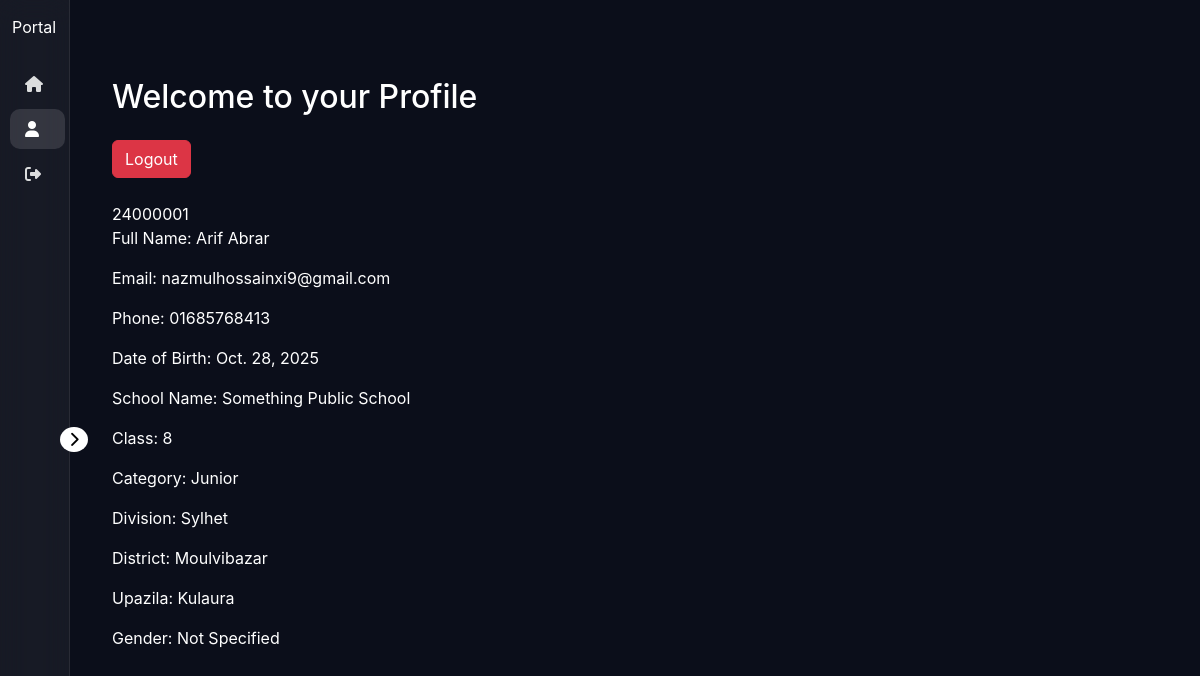
The app's page /profile/ (signed in), older data.
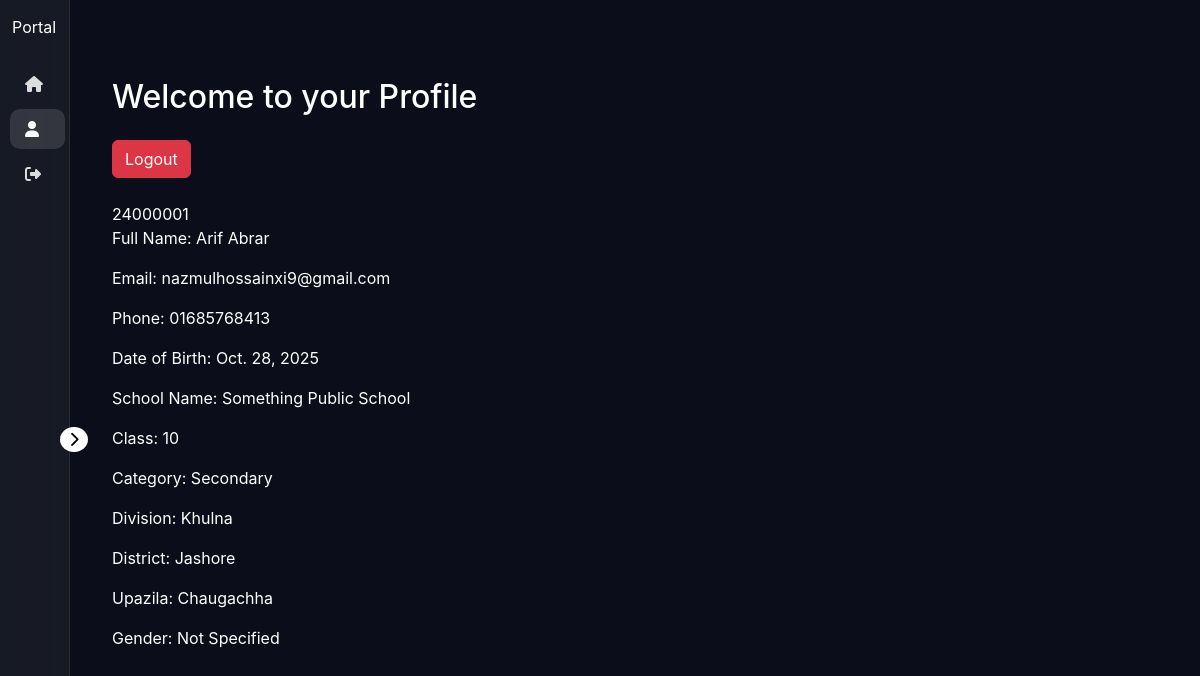
The same page, newer data.
### Registration/models.py (models this page shows, shortened)
class Student(models.Model):
    user = models.OneToOneField(
        User,
        on_delete=models.CASCADE,
        related_name="student_profile"
    )
    full_name = models.CharField(max_length=200, default="Unknown")
    school_name = models.CharField(max_length=200, default="Not Provided")
    phone = models.CharField(max_length=20, default="N/A")
    division = models.CharField(max_length=100, default="Not Selected")
    district = models.CharField(max_length=100, default="Not Selected")
    upazila = models.CharField(max_length=100, default="Not Selected")
    gender = models.CharField(max_length=20, default="Not Specified")
    student_class = models.CharField(max_length=20, default="Unknown")
    category_name = models.CharField(max_length=50, default="Unknown")
    dob = models.DateField(default=timezone.now)  # Prevent migration error
    created_at = models.DateTimeField(auto_now_add=True)
    updated_at = models.DateTimeField(auto_now=True)

### Registration/views.py (the view, shortened to what this page needs)
# urls.py: path("profile/", views.profile_view, name="profile"),
@never_cache
def profile_view(request):
    if not request.user.is_authenticated:
        messages.info(request, "Login First")
        return redirect("app:login")
        messages.info(request, "Login First")
        return redirect("app:login")
    year = active_year() + 1
    student = get_object_or_404(Student, user=request.user)
    show_update = request.GET.get("show_update")
    form = None
    profile = Student.objects.select_related('user').get(user=request.user)
    return render(
        request, "profile.html", {"form": form, "show_update": show_update, "year": year, "profile_info": profile}
    )

### Registration/models.py (called while the page is built)
def active_year():
    return getattr(settings, "ACTIVE_YEAR", timezone.now().year)

### Registration/templates/profile.html (shortened to what this page needs)
{% extends "base.html" %}
{% load static %}
{% block links %}
    <link rel="stylesheet" href="{% static 'css/profile.css' %}">
{% endblock links %}
{% block content %}
<div class="container my-5">
    <h2 class="mb-4">Welcome to your Profile</h2>
    <a href="{% url 'app:logout' %}" class="btn btn-danger mb-4">Logout</a>
    <br>{{ user.username }}
    <div class="profile-details">
        <p>Full Name: {{ profile_info.full_name }}</p>
        <p>Email: {{ user.email }}</p>
        <p>Phone: {{ profile_info.phone }}</p>
        <p>Date of Birth: {{ profile_info.dob }}</p>
        <p>School Name: {{ profile_info.school_name }}</p>
        <p>Class: {{ profile_info.student_class }}</p>
        <p>Category: {{ profile_info.category_name }}</p>
        <p>Division: {{ profile_info.division }}</p>
        <p>District: {{ profile_info.district }}</p>
        <p>Upazila: {{ profile_info.upazila }}</p>
        <p>Gender: {{ profile_info.gender }}</p>
    </div>
{% endblock %}

### Registration/templates/base.html (shortened to what this page needs)
{% load static %}
<!DOCTYPE html>
<html lang="en">
<head>
    <link href="https://cdn.jsdelivr.net/npm/bootstrap@5.3.2/dist/css/bootstrap.min.css" rel="stylesheet">
    <link href="https://cdnjs.cloudflare.com/ajax/libs/font-awesome/6.5.0/css/all.min.css" rel="stylesheet">
    <link rel="stylesheet" href="{% static 'css/base.css' %}">
    {% block links %}{% endblock links %}
</head>
<body>
<div id="layout">
    <aside id="sidebar" class="glass">
        <div class="sidebar-top">
            <div class="logo">
                <span>Portal</span>
            </div>
            <button id="toggleSidebar" class="toggle-btn ">
                <i class="fa-solid fa-chevron-right"></i>
            </button>
        </div>
        <nav class="menu">
            <a href="{% url 'app:home' %}"
               class="menu-item {% if request.resolver_match.url_name == 'home' %}active{% endif %}">
                <i class="fa-solid fa-house"></i>
            </a>
            {% if request.user.is_authenticated %}
                <a href="{% url 'app:profile' %}"
                class="menu-item {% if request.resolver_match.url_name == 'profile' %}active{% endif %}">
                    <i class="fa-solid fa-user"></i>
                </a>
                <a href="{% url 'app:logout' %}" class="menu-item">
                    <i class="fa-solid fa-right-from-bracket"></i>
                </a>
            {% endif %}
        </nav>
    </aside>
    <main id="content">
        {% block content %}{% endblock content %}
    </main>
    <div class="toast-container position-fixed top-0 end-0 p-3" style="z-index: 1100;">
    </div>
</div>
</body>
</html>

### static/css/base.css (style rules this page uses)
:root { --blue: #4d9bff; --blue-hover: rgba(77, 155, 255, 0.25); --blue-active: rgba(77, 155, 255, 0.35); --sidebar-width: 70px; --sidebar-expanded: 220px; }
body { background: #0b0e1a; margin: 0; font-family: "Inter", sans-serif; color: white; }
#layout { display: flex; width: 100%; min-height: 100vh; }
#sidebar { width: var(--sidebar-width); height: 100vh; backdrop-filter: blur(14px); background: rgba(255, 255, 255, 0.05); border-right: 1px solid rgba(255, 255, 255, 0.08); transition: width 0.25s ease; position: fixed; left: 0; top: 0; padding-top: 15px; display: flex; flex-direction: column; z-index: 1000; }
.sidebar-top { display: flex; align-items: center; justify-content: space-between; padding: 0 12px; }
.toggle-btn { z-index: 1100; background: none; border: none; color: white; padding: 4px; cursor: pointer; transition: transform 0.25s ease; }
.toggle-btn i { margin: 50vh 0; padding: 5px 9px; background-color: white; color: black; position: absolute; border-radius: 100%; font-size: 15px; font-weight: 600; transition: transform 0.25s ease; }
.menu { margin-top: 25px; display: flex; flex-direction: column; gap: 5px; }
.menu-item { margin: 0 0 0 10px; width: 80%; display: flex; align-items: center; text-align: center; gap: 14px; padding: 12px 15px; color: rgba(255,255,255,0.85); text-decoration: none; border-radius: 10px; transition: 0.22s ease; }
.menu-item:hover, .menu-item.active { background: rgba(255, 255, 255, 0.125); color: white; }
#content { flex-grow: 1; margin-left: var(--sidebar-width); padding: 30px; width: calc(100% - var(--sidebar-width)); transition: margin 0.25s ease, width 0.25s ease; }

Row changes from the older to the newer data that the page shows:
changed Student "Arif Abrar": student_class "8" → "10"; category_name "Junior" → "Secondary"; division "Sylhet" → "Khulna"; district "Moulvibazar" → "Jashore"; upazila "Kulaura" → "Chaugachha"
